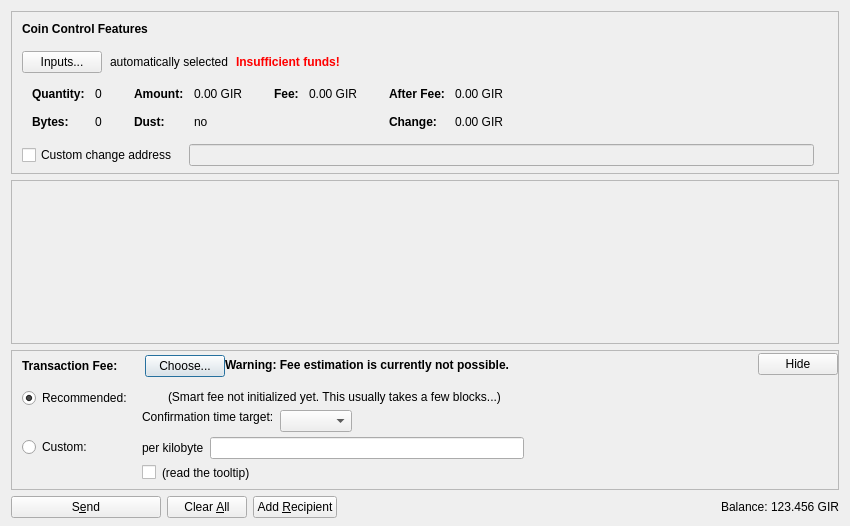
<?xml version="1.0" encoding="UTF-8"?>
<ui version="4.0">
 <class>SendCoinsDialog</class>
 <widget class="QDialog" name="SendCoinsDialog">
  <property name="geometry">
   <rect>
    <x>0</x>
    <y>0</y>
    <width>850</width>
    <height>526</height>
   </rect>
  </property>
  <property name="windowTitle">
   <string>Send Coins</string>
  </property>
  <layout class="QVBoxLayout" name="verticalLayout" stretch="0,1,0,0">
   <property name="bottomMargin">
    <number>8</number>
   </property>
   <item>
    <widget class="QFrame" name="frameCoinControl">
     <property name="sizePolicy">
      <sizepolicy hsizetype="Expanding" vsizetype="Expanding">
       <horstretch>0</horstretch>
       <verstretch>0</verstretch>
      </sizepolicy>
     </property>
     <property name="maximumSize">
      <size>
       <width>16777215</width>
       <height>16777215</height>
      </size>
     </property>
     <property name="frameShape">
      <enum>QFrame::StyledPanel</enum>
     </property>
     <property name="frameShadow">
      <enum>QFrame::Sunken</enum>
     </property>
     <layout class="QVBoxLayout" name="verticalLayoutCoinControl2">
      <property name="spacing">
       <number>0</number>
      </property>
      <property name="leftMargin">
       <number>0</number>
      </property>
      <property name="topMargin">
       <number>0</number>
      </property>
      <property name="rightMargin">
       <number>0</number>
      </property>
      <property name="bottomMargin">
       <number>6</number>
      </property>
      <item>
       <layout class="QVBoxLayout" name="verticalLayoutCoinControl" stretch="0,0,0,0,1">
        <property name="spacing">
         <number>0</number>
        </property>
        <property name="leftMargin">
         <number>10</number>
        </property>
        <property name="topMargin">
         <number>10</number>
        </property>
        <item>
         <layout class="QHBoxLayout" name="horizontalLayoutCoinControl1">
          <property name="bottomMargin">
           <number>15</number>
          </property>
          <item>
           <widget class="QLabel" name="labelCoinControlFeatures">
            <property name="sizePolicy">
             <sizepolicy hsizetype="Preferred" vsizetype="Maximum">
              <horstretch>0</horstretch>
              <verstretch>0</verstretch>
             </sizepolicy>
            </property>
            <property name="font">
             <font>
              <weight>75</weight>
              <bold>true</bold>
             </font>
            </property>
            <property name="styleSheet">
             <string notr="true">font-weight:bold;</string>
            </property>
            <property name="text">
             <string>Coin Control Features</string>
            </property>
           </widget>
          </item>
         </layout>
        </item>
        <item>
         <layout class="QHBoxLayout" name="horizontalLayoutCoinControl2" stretch="0,0,0,0">
          <property name="spacing">
           <number>8</number>
          </property>
          <property name="bottomMargin">
           <number>10</number>
          </property>
          <item>
           <widget class="QPushButton" name="pushButtonCoinControl">
            <property name="styleSheet">
             <string notr="true"/>
            </property>
            <property name="text">
             <string>Inputs...</string>
            </property>
            <property name="autoDefault">
             <bool>false</bool>
            </property>
           </widget>
          </item>
          <item>
           <widget class="QLabel" name="labelCoinControlAutomaticallySelected">
            <property name="text">
             <string>automatically selected</string>
            </property>
            <property name="margin">
             <number>5</number>
            </property>
           </widget>
          </item>
          <item>
           <widget class="QLabel" name="labelCoinControlInsuffFunds">
            <property name="font">
             <font>
              <weight>75</weight>
              <bold>true</bold>
             </font>
            </property>
            <property name="styleSheet">
             <string notr="true">color:red;font-weight:bold;</string>
            </property>
            <property name="text">
             <string>Insufficient funds!</string>
            </property>
            <property name="margin">
             <number>5</number>
            </property>
           </widget>
          </item>
          <item>
           <spacer name="horizontalSpacerCoinControl">
            <property name="orientation">
             <enum>Qt::Horizontal</enum>
            </property>
            <property name="sizeHint" stdset="0">
             <size>
              <width>40</width>
              <height>1</height>
             </size>
            </property>
           </spacer>
          </item>
         </layout>
        </item>
        <item>
         <widget class="QWidget" name="widgetCoinControl" native="true">
          <property name="sizePolicy">
           <sizepolicy hsizetype="Preferred" vsizetype="Preferred">
            <horstretch>0</horstretch>
            <verstretch>0</verstretch>
           </sizepolicy>
          </property>
          <property name="minimumSize">
           <size>
            <width>0</width>
            <height>0</height>
           </size>
          </property>
          <property name="styleSheet">
           <string notr="true"/>
          </property>
          <layout class="QHBoxLayout" name="horizontalLayoutCoinControl5">
           <property name="leftMargin">
            <number>0</number>
           </property>
           <property name="topMargin">
            <number>0</number>
           </property>
           <property name="rightMargin">
            <number>0</number>
           </property>
           <property name="bottomMargin">
            <number>0</number>
           </property>
           <item>
            <layout class="QHBoxLayout" name="horizontalLayoutCoinControl3" stretch="0,0,0,1">
             <property name="spacing">
              <number>20</number>
             </property>
             <property name="topMargin">
              <number>0</number>
             </property>
             <property name="bottomMargin">
              <number>10</number>
             </property>
             <item>
              <layout class="QFormLayout" name="formLayoutCoinControl1">
               <property name="horizontalSpacing">
                <number>10</number>
               </property>
               <property name="verticalSpacing">
                <number>14</number>
               </property>
               <property name="leftMargin">
                <number>10</number>
               </property>
               <property name="topMargin">
                <number>4</number>
               </property>
               <property name="rightMargin">
                <number>6</number>
               </property>
               <item row="0" column="0">
                <widget class="QLabel" name="labelCoinControlQuantityText">
                 <property name="font">
                  <font>
                   <weight>75</weight>
                   <bold>true</bold>
                  </font>
                 </property>
                 <property name="text">
                  <string>Quantity:</string>
                 </property>
                 <property name="margin">
                  <number>0</number>
                 </property>
                </widget>
               </item>
               <item row="0" column="1">
                <widget class="QLabel" name="labelCoinControlQuantity">
                 <property name="cursor">
                  <cursorShape>IBeamCursor</cursorShape>
                 </property>
                 <property name="contextMenuPolicy">
                  <enum>Qt::ActionsContextMenu</enum>
                 </property>
                 <property name="text">
                  <string notr="true">0</string>
                 </property>
                 <property name="margin">
                  <number>0</number>
                 </property>
                 <property name="textInteractionFlags">
                  <set>Qt::LinksAccessibleByMouse|Qt::TextSelectableByKeyboard|Qt::TextSelectableByMouse</set>
                 </property>
                </widget>
               </item>
               <item row="1" column="0">
                <widget class="QLabel" name="labelCoinControlBytesText">
                 <property name="font">
                  <font>
                   <weight>75</weight>
                   <bold>true</bold>
                  </font>
                 </property>
                 <property name="text">
                  <string>Bytes:</string>
                 </property>
                </widget>
               </item>
               <item row="1" column="1">
                <widget class="QLabel" name="labelCoinControlBytes">
                 <property name="cursor">
                  <cursorShape>IBeamCursor</cursorShape>
                 </property>
                 <property name="contextMenuPolicy">
                  <enum>Qt::ActionsContextMenu</enum>
                 </property>
                 <property name="text">
                  <string notr="true">0</string>
                 </property>
                 <property name="textInteractionFlags">
                  <set>Qt::LinksAccessibleByMouse|Qt::TextSelectableByKeyboard|Qt::TextSelectableByMouse</set>
                 </property>
                </widget>
               </item>
              </layout>
             </item>
             <item>
              <layout class="QFormLayout" name="formLayoutCoinControl2">
               <property name="horizontalSpacing">
                <number>10</number>
               </property>
               <property name="verticalSpacing">
                <number>14</number>
               </property>
               <property name="leftMargin">
                <number>6</number>
               </property>
               <property name="topMargin">
                <number>4</number>
               </property>
               <property name="rightMargin">
                <number>6</number>
               </property>
               <item row="0" column="0">
                <widget class="QLabel" name="labelCoinControlAmountText">
                 <property name="font">
                  <font>
                   <weight>75</weight>
                   <bold>true</bold>
                  </font>
                 </property>
                 <property name="text">
                  <string>Amount:</string>
                 </property>
                 <property name="margin">
                  <number>0</number>
                 </property>
                </widget>
               </item>
               <item row="0" column="1">
                <widget class="QLabel" name="labelCoinControlAmount">
                 <property name="cursor">
                  <cursorShape>IBeamCursor</cursorShape>
                 </property>
                 <property name="contextMenuPolicy">
                  <enum>Qt::ActionsContextMenu</enum>
                 </property>
                 <property name="text">
                  <string notr="true">0.00 GIR</string>
                 </property>
                 <property name="textInteractionFlags">
                  <set>Qt::LinksAccessibleByMouse|Qt::TextSelectableByKeyboard|Qt::TextSelectableByMouse</set>
                 </property>
                </widget>
               </item>
               <item row="1" column="0">
                <widget class="QLabel" name="labelCoinControlLowOutputText">
                 <property name="font">
                  <font>
                   <weight>75</weight>
                   <bold>true</bold>
                  </font>
                 </property>
                 <property name="text">
                  <string>Dust:</string>
                 </property>
                </widget>
               </item>
               <item row="1" column="1">
                <widget class="QLabel" name="labelCoinControlLowOutput">
                 <property name="cursor">
                  <cursorShape>IBeamCursor</cursorShape>
                 </property>
                 <property name="contextMenuPolicy">
                  <enum>Qt::ActionsContextMenu</enum>
                 </property>
                 <property name="text">
                  <string notr="true">no</string>
                 </property>
                 <property name="textInteractionFlags">
                  <set>Qt::LinksAccessibleByMouse|Qt::TextSelectableByKeyboard|Qt::TextSelectableByMouse</set>
                 </property>
                </widget>
               </item>
              </layout>
             </item>
             <item>
              <layout class="QFormLayout" name="formLayoutCoinControl3">
               <property name="horizontalSpacing">
                <number>10</number>
               </property>
               <property name="verticalSpacing">
                <number>14</number>
               </property>
               <property name="leftMargin">
                <number>6</number>
               </property>
               <property name="topMargin">
                <number>4</number>
               </property>
               <property name="rightMargin">
                <number>6</number>
               </property>
               <item row="0" column="0">
                <widget class="QLabel" name="labelCoinControlFeeText">
                 <property name="font">
                  <font>
                   <weight>75</weight>
                   <bold>true</bold>
                  </font>
                 </property>
                 <property name="text">
                  <string>Fee:</string>
                 </property>
                 <property name="margin">
                  <number>0</number>
                 </property>
                </widget>
               </item>
               <item row="0" column="1">
                <widget class="QLabel" name="labelCoinControlFee">
                 <property name="cursor">
                  <cursorShape>IBeamCursor</cursorShape>
                 </property>
                 <property name="contextMenuPolicy">
                  <enum>Qt::ActionsContextMenu</enum>
                 </property>
                 <property name="text">
                  <string notr="true">0.00 GIR</string>
                 </property>
                 <property name="textInteractionFlags">
                  <set>Qt::LinksAccessibleByMouse|Qt::TextSelectableByKeyboard|Qt::TextSelectableByMouse</set>
                 </property>
                </widget>
               </item>
              </layout>
             </item>
             <item>
              <layout class="QFormLayout" name="formLayoutCoinControl4">
               <property name="horizontalSpacing">
                <number>10</number>
               </property>
               <property name="verticalSpacing">
                <number>14</number>
               </property>
               <property name="leftMargin">
                <number>6</number>
               </property>
               <property name="topMargin">
                <number>4</number>
               </property>
               <property name="rightMargin">
                <number>6</number>
               </property>
               <item row="0" column="0">
                <widget class="QLabel" name="labelCoinControlAfterFeeText">
                 <property name="font">
                  <font>
                   <weight>75</weight>
                   <bold>true</bold>
                  </font>
                 </property>
                 <property name="text">
                  <string>After Fee:</string>
                 </property>
                 <property name="margin">
                  <number>0</number>
                 </property>
                </widget>
               </item>
               <item row="0" column="1">
                <widget class="QLabel" name="labelCoinControlAfterFee">
                 <property name="cursor">
                  <cursorShape>IBeamCursor</cursorShape>
                 </property>
                 <property name="contextMenuPolicy">
                  <enum>Qt::ActionsContextMenu</enum>
                 </property>
                 <property name="text">
                  <string notr="true">0.00 GIR</string>
                 </property>
                 <property name="textInteractionFlags">
                  <set>Qt::LinksAccessibleByMouse|Qt::TextSelectableByKeyboard|Qt::TextSelectableByMouse</set>
                 </property>
                </widget>
               </item>
               <item row="1" column="0">
                <widget class="QLabel" name="labelCoinControlChangeText">
                 <property name="font">
                  <font>
                   <weight>75</weight>
                   <bold>true</bold>
                  </font>
                 </property>
                 <property name="text">
                  <string>Change:</string>
                 </property>
                </widget>
               </item>
               <item row="1" column="1">
                <widget class="QLabel" name="labelCoinControlChange">
                 <property name="cursor">
                  <cursorShape>IBeamCursor</cursorShape>
                 </property>
                 <property name="contextMenuPolicy">
                  <enum>Qt::ActionsContextMenu</enum>
                 </property>
                 <property name="text">
                  <string notr="true">0.00 GIR</string>
                 </property>
                 <property name="textInteractionFlags">
                  <set>Qt::LinksAccessibleByMouse|Qt::TextSelectableByKeyboard|Qt::TextSelectableByMouse</set>
                 </property>
                </widget>
               </item>
              </layout>
             </item>
            </layout>
           </item>
          </layout>
         </widget>
        </item>
        <item>
         <layout class="QHBoxLayout" name="horizontalLayoutCoinControl4" stretch="0,0,0">
          <property name="spacing">
           <number>12</number>
          </property>
          <property name="sizeConstraint">
           <enum>QLayout::SetDefaultConstraint</enum>
          </property>
          <property name="topMargin">
           <number>5</number>
          </property>
          <property name="rightMargin">
           <number>5</number>
          </property>
          <item>
           <widget class="QCheckBox" name="checkBoxCoinControlChange">
            <property name="toolTip">
             <string>If this is activated, but the change address is empty or invalid, change will be sent to a newly generated address.</string>
            </property>
            <property name="text">
             <string>Custom change address</string>
            </property>
           </widget>
          </item>
          <item>
           <widget class="QValidatedLineEdit" name="lineEditCoinControlChange">
            <property name="enabled">
             <bool>false</bool>
            </property>
            <property name="sizePolicy">
             <sizepolicy hsizetype="Expanding" vsizetype="Fixed">
              <horstretch>0</horstretch>
              <verstretch>0</verstretch>
             </sizepolicy>
            </property>
           </widget>
          </item>
          <item>
           <widget class="QLabel" name="labelCoinControlChangeLabel">
            <property name="sizePolicy">
             <sizepolicy hsizetype="Preferred" vsizetype="Expanding">
              <horstretch>0</horstretch>
              <verstretch>0</verstretch>
             </sizepolicy>
            </property>
            <property name="minimumSize">
             <size>
              <width>0</width>
              <height>0</height>
             </size>
            </property>
            <property name="text">
             <string/>
            </property>
            <property name="margin">
             <number>3</number>
            </property>
           </widget>
          </item>
         </layout>
        </item>
        <item>
         <spacer name="verticalSpacerCoinControl">
          <property name="orientation">
           <enum>Qt::Vertical</enum>
          </property>
          <property name="sizeHint" stdset="0">
           <size>
            <width>800</width>
            <height>1</height>
           </size>
          </property>
         </spacer>
        </item>
       </layout>
      </item>
     </layout>
    </widget>
   </item>
   <item>
    <widget class="QScrollArea" name="scrollArea">
     <property name="widgetResizable">
      <bool>true</bool>
     </property>
     <widget class="QWidget" name="scrollAreaWidgetContents">
      <property name="geometry">
       <rect>
        <x>0</x>
        <y>0</y>
        <width>830</width>
        <height>104</height>
       </rect>
      </property>
      <layout class="QVBoxLayout" name="verticalLayout_2" stretch="0,1">
       <property name="leftMargin">
        <number>0</number>
       </property>
       <property name="topMargin">
        <number>0</number>
       </property>
       <property name="rightMargin">
        <number>0</number>
       </property>
       <property name="bottomMargin">
        <number>0</number>
       </property>
       <item>
        <layout class="QVBoxLayout" name="entries">
         <property name="spacing">
          <number>6</number>
         </property>
        </layout>
       </item>
       <item>
        <spacer name="verticalSpacer">
         <property name="orientation">
          <enum>Qt::Vertical</enum>
         </property>
         <property name="sizeHint" stdset="0">
          <size>
           <width>20</width>
           <height>40</height>
          </size>
         </property>
        </spacer>
       </item>
      </layout>
     </widget>
    </widget>
   </item>
   <item>
    <widget class="QFrame" name="frameFee">
     <property name="sizePolicy">
      <sizepolicy hsizetype="Expanding" vsizetype="Expanding">
       <horstretch>0</horstretch>
       <verstretch>0</verstretch>
      </sizepolicy>
     </property>
     <property name="maximumSize">
      <size>
       <width>16777215</width>
       <height>16777215</height>
      </size>
     </property>
     <property name="frameShape">
      <enum>QFrame::StyledPanel</enum>
     </property>
     <property name="frameShadow">
      <enum>QFrame::Sunken</enum>
     </property>
     <layout class="QVBoxLayout" name="verticalLayoutFee1">
      <property name="spacing">
       <number>0</number>
      </property>
      <property name="leftMargin">
       <number>0</number>
      </property>
      <property name="topMargin">
       <number>0</number>
      </property>
      <property name="rightMargin">
       <number>0</number>
      </property>
      <property name="bottomMargin">
       <number>0</number>
      </property>
      <item>
       <layout class="QVBoxLayout" name="verticalLayoutFee2" stretch="0,0,0">
        <property name="spacing">
         <number>0</number>
        </property>
        <property name="leftMargin">
         <number>10</number>
        </property>
        <property name="topMargin">
         <number>0</number>
        </property>
        <item>
         <layout class="QHBoxLayout" name="horizontalLayoutFee1">
          <property name="bottomMargin">
           <number>0</number>
          </property>
          <item>
           <layout class="QVBoxLayout" name="verticalLayoutFee7">
            <property name="spacing">
             <number>0</number>
            </property>
            <item>
             <spacer name="verticalSpacerSmartFee">
              <property name="orientation">
               <enum>Qt::Vertical</enum>
              </property>
              <property name="sizeType">
               <enum>QSizePolicy::Fixed</enum>
              </property>
              <property name="sizeHint" stdset="0">
               <size>
                <width>1</width>
                <height>4</height>
               </size>
              </property>
             </spacer>
            </item>
            <item>
             <layout class="QHBoxLayout" name="horizontalLayoutSmartFee">
              <property name="spacing">
               <number>10</number>
              </property>
              <item>
               <widget class="QLabel" name="labelFeeHeadline">
                <property name="sizePolicy">
                 <sizepolicy hsizetype="Preferred" vsizetype="Maximum">
                  <horstretch>0</horstretch>
                  <verstretch>0</verstretch>
                 </sizepolicy>
                </property>
                <property name="font">
                 <font>
                  <weight>75</weight>
                  <bold>true</bold>
                 </font>
                </property>
                <property name="styleSheet">
                 <string notr="true">font-weight:bold;</string>
                </property>
                <property name="text">
                 <string>Transaction Fee:</string>
                </property>
               </widget>
              </item>
              <item>
               <widget class="QLabel" name="labelFeeMinimized">
                <property name="text">
                 <string/>
                </property>
               </widget>
              </item>
              <item>
               <widget class="QPushButton" name="buttonChooseFee">
                <property name="text">
                 <string>Choose...</string>
                </property>
               </widget>
              </item>
             </layout>
            </item>
            <item>
             <spacer name="verticalSpacer_5">
              <property name="orientation">
               <enum>Qt::Vertical</enum>
              </property>
              <property name="sizeHint" stdset="0">
               <size>
                <width>1</width>
                <height>1</height>
               </size>
              </property>
             </spacer>
            </item>
           </layout>
          </item>
          <item>
           <widget class="QLabel" name="fallbackFeeWarningLabel">
            <property name="toolTip">
             <string>Using the fallbackfee can result in sending a transaction that will take several hours or days (or never) to confirm. Consider choosing your fee manually or wait until you have validated the complete chain.</string>
            </property>
            <property name="font">
            <font>
                <weight>75</weight>
                <bold>true</bold>
            </font>
            </property>
            <property name="text">
             <string>Warning: Fee estimation is currently not possible.</string>
            </property>
            <property name="wordWrap">
             <bool>false</bool>
            </property>
           </widget>
          </item>
          <item>
           <spacer name="horizontalSpacer_4">
            <property name="orientation">
             <enum>Qt::Horizontal</enum>
            </property>
            <property name="sizeType">
             <enum>QSizePolicy::MinimumExpanding</enum>
            </property>
            <property name="sizeHint" stdset="0">
             <size>
              <width>40</width>
              <height>20</height>
             </size>
            </property>
           </spacer>
          </item>
          <item>
           <widget class="QPushButton" name="buttonMinimizeFee">
            <property name="toolTip">
             <string>collapse fee-settings</string>
            </property>
            <property name="text">
             <string>Hide</string>
            </property>
           </widget>
          </item>
         </layout>
        </item>
        <item>
         <widget class="QFrame" name="frameFeeSelection">
          <layout class="QVBoxLayout" name="verticalLayoutFee12">
           <property name="spacing">
            <number>0</number>
           </property>
           <property name="leftMargin">
            <number>0</number>
           </property>
           <property name="topMargin">
            <number>0</number>
           </property>
           <property name="rightMargin">
            <number>0</number>
           </property>
           <property name="bottomMargin">
            <number>0</number>
           </property>
           <item>
            <layout class="QGridLayout" name="gridLayoutFee">
             <property name="topMargin">
              <number>10</number>
             </property>
             <property name="bottomMargin">
              <number>4</number>
             </property>
             <property name="horizontalSpacing">
              <number>10</number>
             </property>
             <property name="verticalSpacing">
              <number>4</number>
             </property>
             <item row="1" column="1">
              <layout class="QVBoxLayout" name="verticalLayoutFee8">
               <property name="spacing">
                <number>6</number>
               </property>
               <item>
                <layout class="QHBoxLayout" name="horizontalLayoutFee13">
                 <item>
                  <widget class="QLabel" name="labelCustomPerKilobyte">
                   <property name="toolTip">
                    <string>If the custom fee is set to 1000 satoshis and the transaction is only 250 bytes, then &quot;per kilobyte&quot; only pays 250 satoshis in fee, while &quot;total at least&quot; pays 1000 satoshis. For transactions bigger than a kilobyte both pay by kilobyte.</string>
                   </property>
                   <property name="text">
                    <string>per kilobyte</string>
                   </property>
                  </widget>
                 </item>
                 <item>
                  <widget class="BitcoinAmountField" name="customFee"/>
                 </item>
                 <item>
                  <spacer name="horizontalSpacer_6">
                   <property name="orientation">
                    <enum>Qt::Horizontal</enum>
                   </property>
                   <property name="sizeHint" stdset="0">
                    <size>
                     <width>1</width>
                     <height>1</height>
                    </size>
                   </property>
                  </spacer>
                 </item>
                </layout>
               </item>
               <item>
                <layout class="QHBoxLayout" name="horizontalLayoutFee8">
                 <item>
                  <widget class="QCheckBox" name="checkBoxMinimumFee">
                   <property name="toolTip">
                    <string>Paying only the minimum fee is just fine as long as there is less transaction volume than space in the blocks. But be aware that this can end up in a never confirming transaction once there is more demand for girinocoin transactions than the network can process.</string>
                   </property>
                   <property name="text">
                    <string/>
                   </property>
                  </widget>
                 </item>
                 <item>
                  <widget class="QLabel" name="labelMinFeeWarning">
                   <property name="enabled">
                    <bool>true</bool>
                   </property>
                   <property name="toolTip">
                    <string>Paying only the minimum fee is just fine as long as there is less transaction volume than space in the blocks. But be aware that this can end up in a never confirming transaction once there is more demand for girinocoin transactions than the network can process.</string>
                   </property>
                   <property name="text">
                    <string>(read the tooltip)</string>
                   </property>
                   <property name="margin">
                    <number>5</number>
                   </property>
                  </widget>
                 </item>
                 <item>
                  <spacer name="horizontalSpacer_2">
                   <property name="orientation">
                    <enum>Qt::Horizontal</enum>
                   </property>
                   <property name="sizeHint" stdset="0">
                    <size>
                     <width>1</width>
                     <height>1</height>
                    </size>
                   </property>
                  </spacer>
                 </item>
                </layout>
               </item>
              </layout>
             </item>
             <item row="0" column="0">
              <layout class="QVBoxLayout" name="verticalLayoutFee4" stretch="0,1">
               <item>
                <widget class="QRadioButton" name="radioSmartFee">
                 <property name="text">
                  <string>Recommended:</string>
                 </property>
                 <property name="checked">
                  <bool>true</bool>
                 </property>
                 <attribute name="buttonGroup">
                  <string notr="true">groupFee</string>
                 </attribute>
                </widget>
               </item>
               <item>
                <spacer name="verticalSpacer_2">
                 <property name="orientation">
                  <enum>Qt::Vertical</enum>
                 </property>
                 <property name="sizeHint" stdset="0">
                  <size>
                   <width>1</width>
                   <height>1</height>
                  </size>
                 </property>
                </spacer>
               </item>
              </layout>
             </item>
             <item row="1" column="0">
              <layout class="QVBoxLayout" name="verticalLayoutFee9" stretch="0,1">
               <item>
                <widget class="QRadioButton" name="radioCustomFee">
                 <property name="text">
                  <string>Custom:</string>
                 </property>
                 <attribute name="buttonGroup">
                  <string notr="true">groupFee</string>
                 </attribute>
                </widget>
               </item>
               <item>
                <spacer name="verticalSpacer_6">
                 <property name="orientation">
                  <enum>Qt::Vertical</enum>
                 </property>
                 <property name="sizeHint" stdset="0">
                  <size>
                   <width>1</width>
                   <height>1</height>
                  </size>
                 </property>
                </spacer>
               </item>
              </layout>
             </item>
             <item row="0" column="1">
              <layout class="QVBoxLayout" name="verticalLayoutFee3" stretch="0,0,1">
               <property name="spacing">
                <number>6</number>
               </property>
               <property name="topMargin">
                <number>2</number>
               </property>
               <item>
                <layout class="QHBoxLayout" name="horizontalLayoutFee12">
                 <item>
                  <widget class="QLabel" name="labelSmartFee">
                   <property name="text">
                    <string/>
                   </property>
                   <property name="margin">
                    <number>2</number>
                   </property>
                  </widget>
                 </item>
                 <item>
                  <widget class="QLabel" name="labelFeeEstimation">
                   <property name="text">
                    <string/>
                   </property>
                  </widget>
                 </item>
                 <item>
                  <widget class="QLabel" name="labelSmartFee2">
                   <property name="text">
                    <string>(Smart fee not initialized yet. This usually takes a few blocks...)</string>
                   </property>
                   <property name="margin">
                    <number>2</number>
                   </property>
                  </widget>
                 </item>
                 <item>
                  <spacer name="horizontalSpacer_5">
                   <property name="orientation">
                    <enum>Qt::Horizontal</enum>
                   </property>
                   <property name="sizeHint" stdset="0">
                    <size>
                     <width>1</width>
                     <height>1</height>
                    </size>
                   </property>
                  </spacer>
                 </item>
                </layout>
               </item>
               <item>
                <layout class="QHBoxLayout" name="horizontalLayoutFee9">
                 <item>
                  <layout class="QVBoxLayout" name="verticalLayoutFee6">
                   <item>
                    <widget class="QLabel" name="labelSmartFee3">
                     <property name="text">
                      <string>Confirmation time target:</string>
                     </property>
                     <property name="margin">
                      <number>2</number>
                     </property>
                    </widget>
                   </item>
                   <item>
                    <spacer name="verticalSpacer_3">
                     <property name="orientation">
                      <enum>Qt::Vertical</enum>
                     </property>
                     <property name="sizeHint" stdset="0">
                      <size>
                       <width>1</width>
                       <height>1</height>
                      </size>
                     </property>
                    </spacer>
                   </item>
                  </layout>
                 </item>
                 <item>
                  <layout class="QVBoxLayout" name="verticalLayoutFee5">
                   <property name="rightMargin">
                    <number>30</number>
                   </property>
                   <item>
                    <layout class="QHBoxLayout" name="horizontalLayoutConfTarget">
                     <property name="bottomMargin">
                      <number>0</number>
                     </property>
                     <item>
                      <widget class="QComboBox" name="confTargetSelector"/>
                     </item>
                     <item>
                      <spacer name="horizontalSpacerConfTarget">
                       <property name="orientation">
                        <enum>Qt::Horizontal</enum>
                       </property>
                       <property name="sizeHint" stdset="0">
                        <size>
                         <width>40</width>
                         <height>20</height>
                        </size>
                       </property>
                      </spacer>
                     </item>
                    </layout>
                   </item>
                  </layout>
                 </item>
                </layout>
               </item>
               <item>
                <spacer name="verticalSpacer_4">
                 <property name="orientation">
                  <enum>Qt::Vertical</enum>
                 </property>
                 <property name="sizeHint" stdset="0">
                  <size>
                   <width>1</width>
                   <height>1</height>
                  </size>
                 </property>
                </spacer>
               </item>
              </layout>
             </item>
            </layout>
           </item>
          </layout>
         </widget>
        </item>
        <item>
         <spacer name="verticalSpacerFee">
          <property name="orientation">
           <enum>Qt::Vertical</enum>
          </property>
          <property name="sizeHint" stdset="0">
           <size>
            <width>40</width>
            <height>5</height>
           </size>
          </property>
         </spacer>
        </item>
       </layout>
      </item>
     </layout>
    </widget>
   </item>
   <item>
    <layout class="QHBoxLayout" name="horizontalLayout">
     <item>
      <widget class="QPushButton" name="sendButton">
       <property name="minimumSize">
        <size>
         <width>150</width>
         <height>0</height>
        </size>
       </property>
       <property name="toolTip">
        <string>Confirm the send action</string>
       </property>
       <property name="text">
        <string>S&amp;end</string>
       </property>
       <property name="icon">
        <iconset resource="../bitcoin.qrc">
         <normaloff>:/icons/send</normaloff>:/icons/send</iconset>
       </property>
       <property name="autoDefault">
        <bool>false</bool>
       </property>
       <property name="default">
        <bool>false</bool>
       </property>
      </widget>
     </item>
     <item>
      <widget class="QPushButton" name="clearButton">
       <property name="sizePolicy">
        <sizepolicy hsizetype="Minimum" vsizetype="Fixed">
         <horstretch>0</horstretch>
         <verstretch>0</verstretch>
        </sizepolicy>
       </property>
       <property name="toolTip">
        <string>Clear all fields of the form.</string>
       </property>
       <property name="text">
        <string>Clear &amp;All</string>
       </property>
       <property name="icon">
        <iconset resource="../bitcoin.qrc">
         <normaloff>:/icons/remove</normaloff>:/icons/remove</iconset>
       </property>
       <property name="autoDefault">
        <bool>false</bool>
       </property>
      </widget>
     </item>
     <item>
      <widget class="QPushButton" name="addButton">
       <property name="toolTip">
        <string>Send to multiple recipients at once</string>
       </property>
       <property name="text">
        <string>Add &amp;Recipient</string>
       </property>
       <property name="icon">
        <iconset resource="../bitcoin.qrc">
         <normaloff>:/icons/add</normaloff>:/icons/add</iconset>
       </property>
       <property name="autoDefault">
        <bool>false</bool>
       </property>
      </widget>
     </item>
     <item>
      <spacer name="horizontalSpacer">
       <property name="orientation">
        <enum>Qt::Horizontal</enum>
       </property>
       <property name="sizeHint" stdset="0">
        <size>
         <width>40</width>
         <height>20</height>
        </size>
       </property>
      </spacer>
     </item>
     <item>
      <layout class="QHBoxLayout" name="horizontalLayout_2">
       <property name="spacing">
        <number>3</number>
       </property>
       <item>
        <widget class="QLabel" name="label">
         <property name="sizePolicy">
          <sizepolicy hsizetype="Preferred" vsizetype="Fixed">
           <horstretch>0</horstretch>
           <verstretch>0</verstretch>
          </sizepolicy>
         </property>
         <property name="text">
          <string>Balance:</string>
         </property>
        </widget>
       </item>
       <item>
        <widget class="QLabel" name="labelBalance">
         <property name="sizePolicy">
          <sizepolicy hsizetype="Preferred" vsizetype="Fixed">
           <horstretch>0</horstretch>
           <verstretch>0</verstretch>
          </sizepolicy>
         </property>
         <property name="cursor">
          <cursorShape>IBeamCursor</cursorShape>
         </property>
         <property name="text">
          <string notr="true">123.456 GIR</string>
         </property>
         <property name="textInteractionFlags">
          <set>Qt::LinksAccessibleByMouse|Qt::TextSelectableByKeyboard|Qt::TextSelectableByMouse</set>
         </property>
        </widget>
       </item>
      </layout>
     </item>
    </layout>
   </item>
  </layout>
 </widget>
 <customwidgets>
  <customwidget>
   <class>QValidatedLineEdit</class>
   <extends>QLineEdit</extends>
   <header>qt/qvalidatedlineedit.h</header>
  </customwidget>
  <customwidget>
   <class>BitcoinAmountField</class>
   <extends>QLineEdit</extends>
   <header>qt/bitcoinamountfield.h</header>
   <container>1</container>
  </customwidget>
 </customwidgets>
 <resources>
  <include location="../bitcoin.qrc"/>
 </resources>
 <connections/>
 <buttongroups>
  <buttongroup name="groupFee"/>
 </buttongroups>
</ui>
